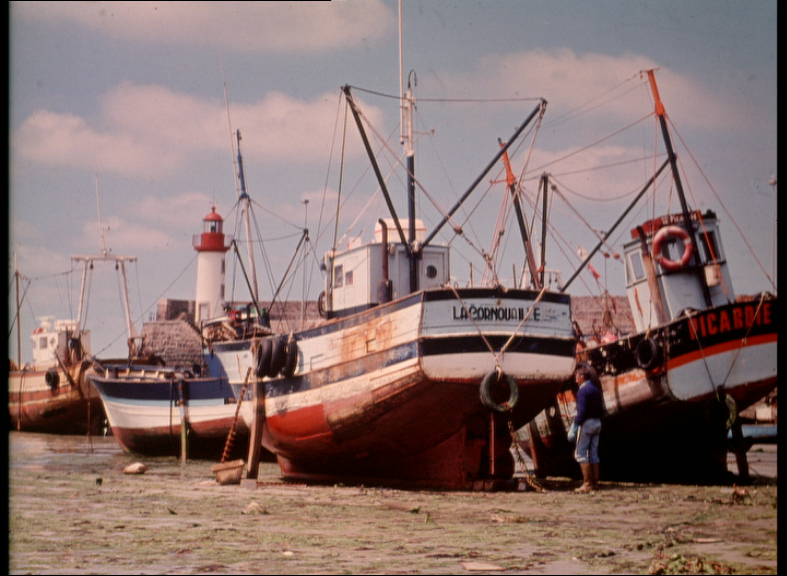
//> input picture SIMD example/02__real_applications/013__edge_detection/Boats.png, 787 x 576 px
$ ./main   (built with g++ and OpenCV 4)
//> lines starting //> are read from the running program, lines starting //| are printed output that depends on the picture
#include <opencv2/opencv.hpp>
#include <opencv2/highgui.hpp>
#include <opencv2/imgproc.hpp>

int main()
{
    cv::Mat in_img, out_img;
    in_img = cv::imread("Boats.png", cv::IMREAD_GRAYSCALE);
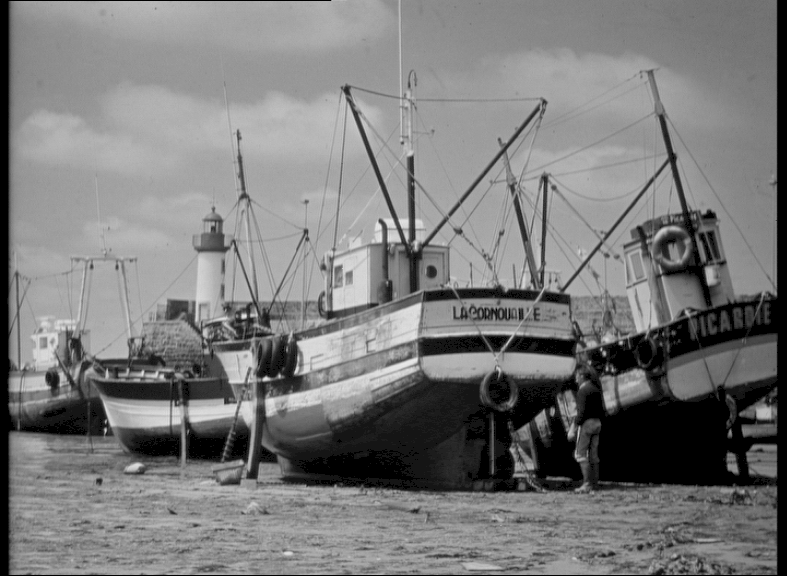
//> in_img: 576 rows x 787 cols, CV_8UC1; min 0, max 233, mean 122.3

    cv::Canny(in_img, out_img, 50, 200);
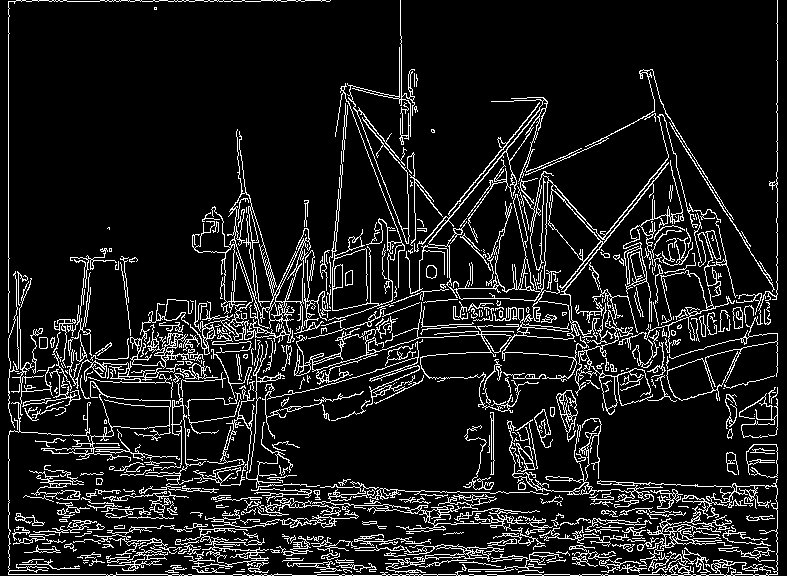
//> out_img: 576 rows x 787 cols, CV_8UC1; 11% white in thin lines or dots

    cv::namedWindow("input image", cv::WINDOW_AUTOSIZE);
    cv::namedWindow("output image", cv::WINDOW_AUTOSIZE);

    cv::imshow("input image", in_img);
    cv::imshow("output image", out_img);

    cv::waitKey(0);
    return 0;
}
